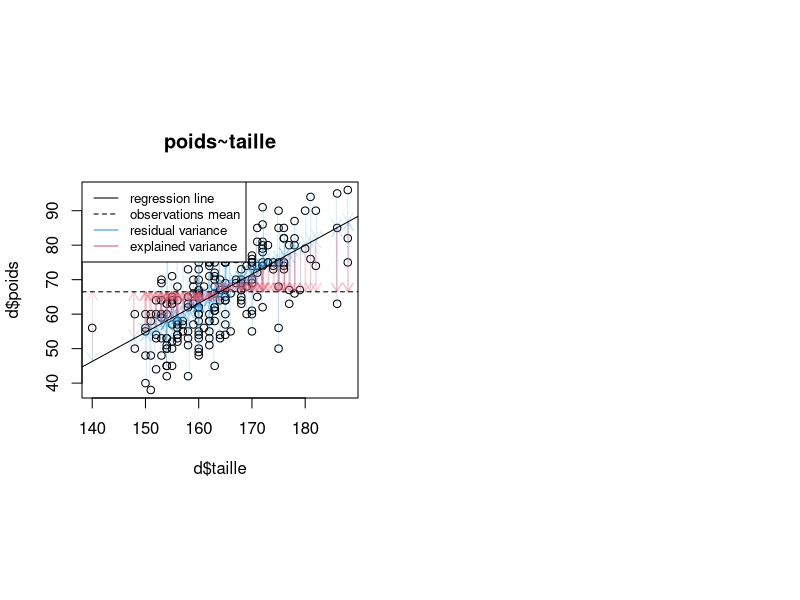
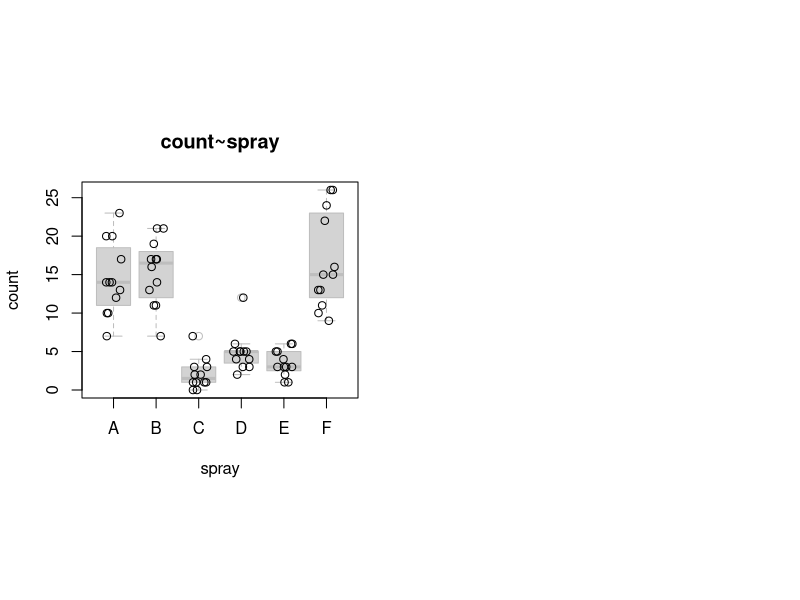
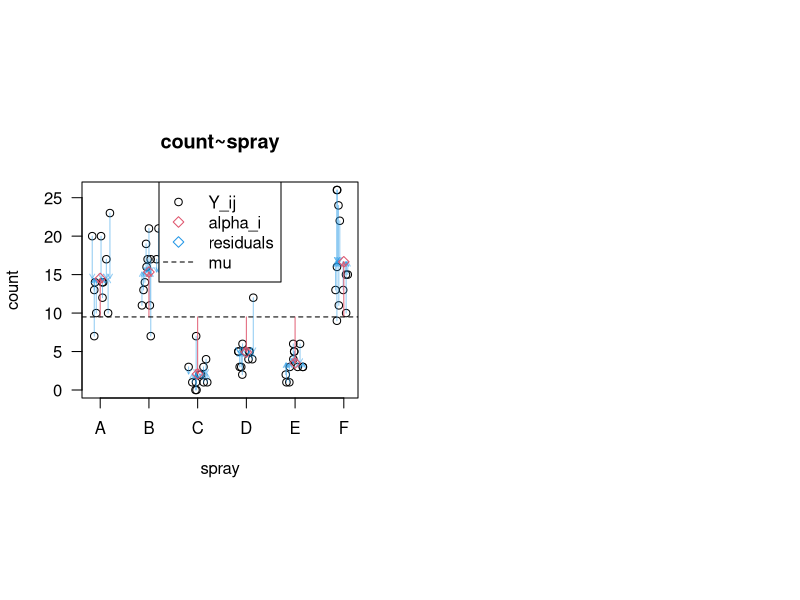
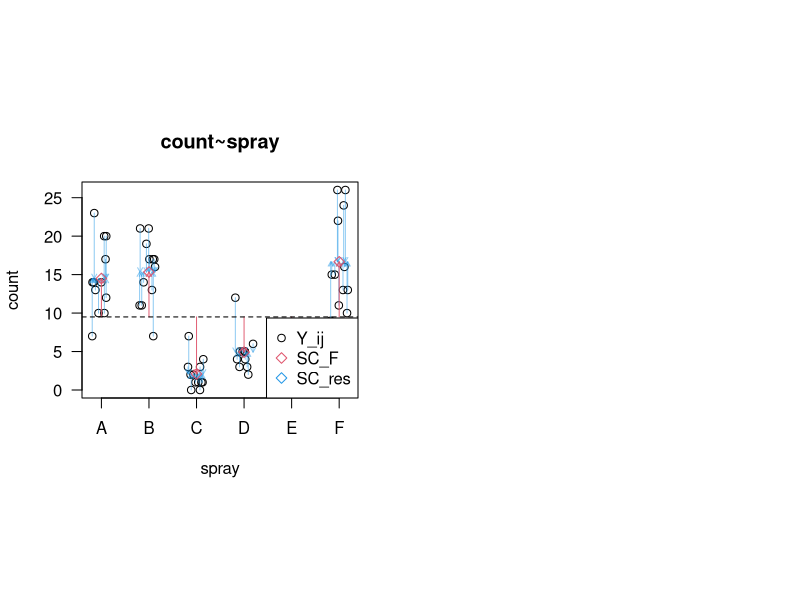
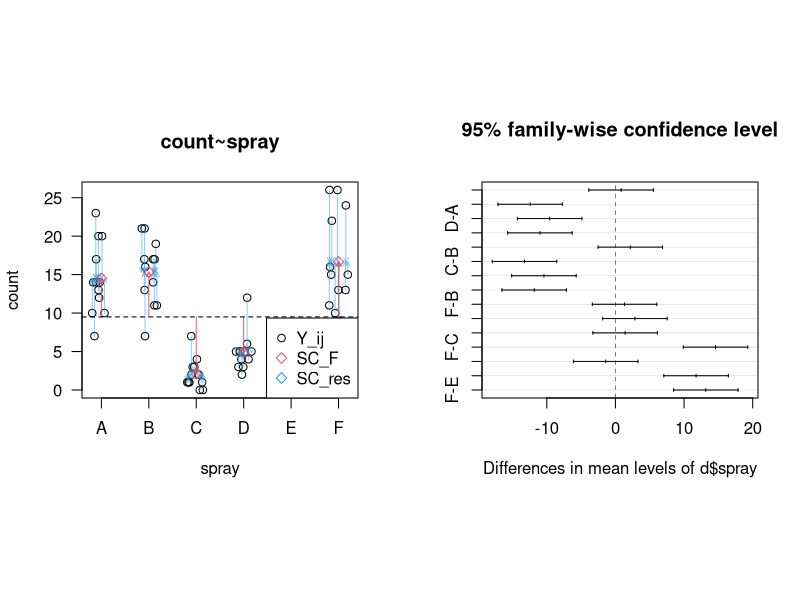

Recreate these plots in R, in order.
## ---- chunk 1
options(htmltools.dir.version = FALSE, width = 75)
knitr::opts_chunk$set(echo = TRUE, fig.width=15, fig.heigh=5, fig.align='center', dev='png', dpi = 95,
echo=FALSE, results="hide")

## ---- chunk 2
d = read.table("data/data_nutri.csv", header=TRUE, sep=",", row.names = 1)
layout(matrix(1:2, 1, byrow=TRUE), respect=TRUE)
plot(d$taille, d$poids, main="poids~taille")
## Model
# Y~X
# E(Y) = b.X
# E(Y) = b_0 + b_1.X
# Y_i = b_0 + b_1.X_i + e_i
m = lm(d$poids~d$taille)
# m$coefficients
# residuals
# m$residuals
t = jitter(d$taille)
suppressWarnings(arrows(t, d$poids, t, d$poids-m$residuals, col=adjustcolor(4, alpha.f=0.2), length=0.1))
suppressWarnings(arrows(t, d$poids-m$residuals, t, mean(d$poids), col=adjustcolor(2, alpha.f=0.2), length=0.1))
abline(a=m$coefficients[[1]], b=m$coefficients[[2]]) # /!\ y = b.x + a
abline(h=mean(d$poids), lty=2)
legend("topleft",c("regression line", "observations mean", "residual variance", "explained variance"), col=c(1,1,4,2), lty=c(1,2,1,1), cex=.8)
## ---- chunk 3
data("InsectSprays")
d = InsectSprays
head(d)
tail(d)
## ---- chunk 4
layout(matrix(1:2, 1, byrow=TRUE), respect=TRUE)
p = plot(d$spray, d$count, main="count~spray", xlab="spray", ylab="count", border="grey")
points(jitter(as.numeric(d$spray)), d$count)
## ---- chunk 5
y_i = sapply(levels(d$spray), function(s) {
 mean(d[d$spray==s,]$count)
})
layout(matrix(1:2, 1, byrow=TRUE), respect=TRUE)
sp = jitter(as.numeric(d$spray))
plot(sp, d$count, main="count~spray", las=2, type="p", xaxt="n", xlab="spray", ylab="count")
suppressWarnings(arrows(sp, d$count, sp, rep(y_i,each=12), col=adjustcolor(4, alpha.f=0.5), length=0.05))
points(y_i, pch=5, col=2)
suppressWarnings(arrows(1:6, mean(y_i), 1:6, y_i, col=adjustcolor(2, alpha.f=0.9), length=0.05))
abline(h=mean(y_i), lty=2)

axis(1, 1:length(levels(d$spray)), labels=levels(d$spray))
legend("top", c("Y_ij", "alpha_i", "residuals", "mu"), pch=c(1,5,5,NA), col=c(1,2,4,1), lty=c(0,0,0,2), border=0)
## ---- chunk 6
y_i = sapply(levels(d$spray), function(s) {
 mean(d[d$spray==s,]$count)
})
layout(matrix(1:2, 1, byrow=TRUE), respect=TRUE)
sp = jitter(as.numeric(d$spray))
plot(sp, d$count, main="count~spray", las=2, type="p", xaxt="n", xlab="spray", ylab="count")
suppressWarnings(arrows(sp, d$count, sp, rep(y_i,each=12), col=adjustcolor(4, alpha.f=0.5), length=0.05))
points(y_i, pch=5, col=2)
suppressWarnings(arrows(1:6, mean(y_i), 1:6, y_i, col=adjustcolor(2, alpha.f=0.9), length=0.05))
abline(h=mean(y_i), lty=2)

axis(1, 1:length(levels(d$spray)), labels=levels(d$spray))
legend("bottomright", c("Y_ij", "SC_F", "SC_res"), pch=c(1,5,5), col=c(1,2,4))
## ---- chunk 7
m = lm(d$count~d$spray)
anova(m)
## ---- chunk 8
n = length(d$count)
I = length(levels(d$spray))
n_c = (I * (I-1))/2
print(n_c)
## ---- chunk 9
alpha = 0.05
alpha_prime = 0.05/n_c
print(alpha_prime)
## ---- chunk 10
table(d$spray)
n_B = table(d$spray)[2]
print(n_B)
n_C = table(d$spray)[3]
print(n_C)

y_i = sapply(levels(d$spray), function(s) {
 mean(d[d$spray==s,]$count)
})
y_B = y_i[2]
print(y_B)
y_C = y_i[3]
print(y_C)

m = lm(d$count~d$spray)
anova(m)
s_2r = anova(m)[2,3] #cm_r est un estimateur sans biais de la variance des erreurs (variance résiduelle)
print(s_2r)

t_obs = (y_B - y_C)/sqrt(s_2r*(1/n_B + 1/n_C))
print(t_obs)
## ---- chunk 11
t_seuil = qt(p = (1-alpha_prime/2), df = (n-I))
print(t_seuil)

## ---- chunk 12
n = length(d$count)
I = length(levels(d$spray))
n_c = (I * (I-1))/2
print(n_c)
## ---- chunk 13
alpha = 0.05
alpha_prime = 0.05/n_c
print(alpha_prime)
## ---- chunk 14
table(d$spray)
n_B = table(d$spray)[2]
print(n_B)
n_A = table(d$spray)[1]
print(n_A)

y_i = sapply(levels(d$spray), function(s) {
 mean(d[d$spray==s,]$count)
})
y_B = y_i[2]
print(y_B)
y_A = y_i[1]
print(y_C)

m = lm(d$count~d$spray)
anova(m)
s_2r = anova(m)[2,3] #cm_r est un estimateur sans biais de la variance des erreurs (variance résiduelle)
print(s_2r)

t_obs = (y_B - y_A)/sqrt(s_2r*(1/n_B + 1/n_A))
print(t_obs)
## ---- chunk 15
t_seuil = qt(p = (1-alpha_prime/2), df = (n-I))
print(t_seuil)

## ---- chunk 16
y_i = sapply(levels(d$spray), function(s) {
 mean(d[d$spray==s,]$count)
})
layout(matrix(1:2, 1, byrow=TRUE), respect=TRUE)
sp = jitter(as.numeric(d$spray))
plot(sp, d$count, main="count~spray", las=2, type="p", xaxt="n", xlab="spray", ylab="count")
suppressWarnings(arrows(sp, d$count, sp, rep(y_i,each=12), col=adjustcolor(4, alpha.f=0.5), length=0.05))
points(y_i, pch=5, col=2)
suppressWarnings(arrows(1:6, mean(y_i), 1:6, y_i, col=adjustcolor(2, alpha.f=0.9), length=0.05))
abline(h=mean(y_i), lty=2)

axis(1, 1:length(levels(d$spray)), labels=levels(d$spray))
legend("bottomright", c("Y_ij", "SC_F", "SC_res"), pch=c(1,5,5), col=c(1,2,4))
## ---- chunk 17
m = aov(d$count~d$spray)
TukeyHSD(m)
## ---- chunk 18
plot(TukeyHSD(m))
## ---- chunk 19
m = lm(d$count~d$spray)
anova(m)
SC_fac =  anova(m)[1,2]
print(SC_fac)
SC_res =  anova(m)[2,2]
print(SC_res)
eta_2 = 1-SC_res/SC_fac
print(eta_2)
